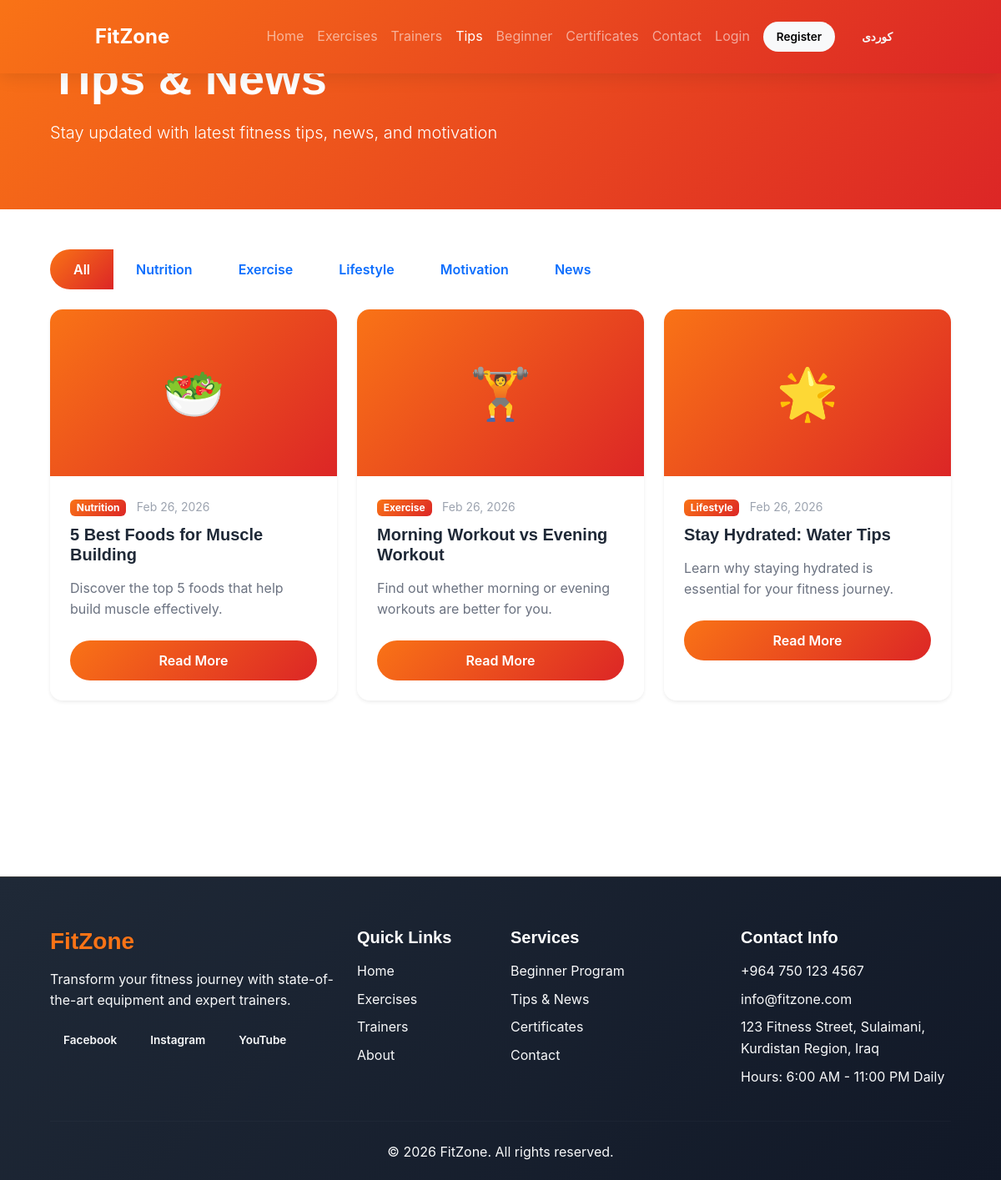
The page /tips.php on the database its author committed.
### tables this page shows
CREATE TABLE `settings` (
    `id` INT PRIMARY KEY AUTO_INCREMENT,
    `setting_key` VARCHAR(100) NOT NULL UNIQUE,
    `setting_value` TEXT,
    `setting_value_ku` TEXT,
    `setting_type` ENUM('text', 'textarea', 'number', 'boolean', 'json', 'image', 'color') DEFAULT 'text',
    `category` VARCHAR(50) DEFAULT 'general',
    `label` VARCHAR(100),
    `label_ku` VARCHAR(100),
    `description` VARCHAR(255),
    `sort_order` INT DEFAULT 0,
    `updated_at` TIMESTAMP DEFAULT CURRENT_TIMESTAMP ON UPDATE CURRENT_TIMESTAMP
);

CREATE TABLE `tips` (
    `id` INT PRIMARY KEY AUTO_INCREMENT,
    `title` VARCHAR(255) NOT NULL,
    `title_ku` VARCHAR(255),
    `content` TEXT NOT NULL,
    `content_ku` TEXT,
    `excerpt` VARCHAR(500),
    `excerpt_ku` VARCHAR(500),
    `image` VARCHAR(255),
    `category` ENUM('nutrition', 'exercise', 'lifestyle', 'news', 'motivation', 'other') DEFAULT 'other',
    `author_id` INT,
    `view_count` INT DEFAULT 0,
    `is_featured` TINYINT(1) DEFAULT 0,
    `is_published` TINYINT(1) DEFAULT 0,
    `published_at` DATETIME,
    `created_at` TIMESTAMP DEFAULT CURRENT_TIMESTAMP,
    `updated_at` TIMESTAMP DEFAULT CURRENT_TIMESTAMP ON UPDATE CURRENT_TIMESTAMP,
    FOREIGN KEY (`author_id`) REFERENCES `admins`(`id`) ON DELETE SET NULL
);

### includes/functions.php (called while the page is built, shortened)
<?php
require_once __DIR__ . '/config.php';
function e($string) {
    return htmlspecialchars($string ?? '', ENT_QUOTES, 'UTF-8');
}
function isLoggedIn() {
    return isset($_SESSION['user_id']) && !empty($_SESSION['user_id']);
}
function getSetting($key, $lang = 'en') {
    $setting = fetchOne("SELECT * FROM settings WHERE setting_key = ?", [$key]);
    return $setting['setting_value'];
}
function getCurrentLang() {
    return $_SESSION['lang'] ?? 'en';
}
function __($textEn, $textKu = null) {
    $lang = getCurrentLang();
    return $textEn;
}
function getLocalized($row, $field) {
    $lang = getCurrentLang();
    return $row[$field] ?? '';
}
function formatDate($date, $format = 'M d, Y') {
    return date($format, strtotime($date));
}
function truncate($text, $length = 100, $suffix = '...') {
    if (mb_strlen($text) <= $length) return $text;
    return mb_substr($text, 0, $length) . $suffix;
}

### includes/config.php (called while the page is built, shortened)
<?php
class Database {
    private static $instance = null;
    private $connection;
    private function __construct() {
        try {
            $dsn = "mysql:host=" . DB_HOST . ";dbname=" . DB_NAME . ";charset=" . DB_CHARSET;
            $options = [
                PDO::ATTR_ERRMODE => PDO::ERRMODE_EXCEPTION,
                PDO::ATTR_DEFAULT_FETCH_MODE => PDO::FETCH_ASSOC,
                PDO::ATTR_EMULATE_PREPARES => false,
                PDO::MYSQL_ATTR_INIT_COMMAND => "SET NAMES utf8mb4 COLLATE utf8mb4_unicode_ci"
            ];
            $this->connection = new PDO($dsn, DB_USER, DB_PASS, $options);
        } catch (PDOException $e) {
            die("Database connection failed: " . $e->getMessage());
        }
    }
    public static function getInstance() {
        if (self::$instance === null) {
            self::$instance = new self();
        }
        return self::$instance;
    }
    public function getConnection() {
        return $this->connection;
    }
}
function db() {
    return Database::getInstance()->getConnection();
}
function query($sql, $params = []) {
    $stmt = db()->prepare($sql);
    $stmt->execute($params);
    return $stmt;
}
function fetchOne($sql, $params = []) {
    return query($sql, $params)->fetch();
}
function fetchAll($sql, $params = []) {
    return query($sql, $params)->fetchAll();
}

### tips.php (the view, shortened to what this page needs)
<?php
require_once 'includes/config.php';
require_once 'includes/functions.php';
$category = $_GET['category'] ?? '';
$where = "is_published = 1";
$params = [];
$tips = fetchAll("SELECT * FROM tips WHERE $where ORDER BY published_at DESC, created_at DESC", $params);
include 'includes/header.php';
?>
<div class="page-header" style="background: linear-gradient(135deg, #f97316 0%, #dc2626 100%); padding: 60px 0; color: white;">
    <div class="container">
        <h1 class="display-4 fw-bold mb-3"><?= __('Tips & News', 'ئامۆژگاری و هەواڵ') ?></h1>
        <p class="lead"><?= __('Stay updated with latest fitness tips, news, and motivation', 'بە دوای کۆتا ئامۆژگاری، هەواڵ و هاندانەوە بگەڕێ') ?></p>
    </div>
</div>
<div style="background: white; min-height: 100vh;">
<div class="container py-5">
    <div class="mb-4">
        <div class="btn-group flex-wrap" role="group">
            <a href="?category=" class="btn <?= !$category ? 'btn-primary' : 'btn-outline-primary' ?>">
                <?= __('All', 'هەموو') ?>
            </a>
            <a href="?category=nutrition" class="btn <?= $category === 'nutrition' ? 'btn-primary' : 'btn-outline-primary' ?>">
                <?= __('Nutrition', 'خۆراک') ?>
            </a>
            <a href="?category=exercise" class="btn <?= $category === 'exercise' ? 'btn-primary' : 'btn-outline-primary' ?>">
                <?= __('Exercise', 'ڕاهێنان') ?>
            </a>
            <a href="?category=lifestyle" class="btn <?= $category === 'lifestyle' ? 'btn-primary' : 'btn-outline-primary' ?>">
                <?= __('Lifestyle', 'شێوازی ژیان') ?>
            </a>
            <a href="?category=motivation" class="btn <?= $category === 'motivation' ? 'btn-primary' : 'btn-outline-primary' ?>">
                <?= __('Motivation', 'هاندان') ?>
            </a>
            <a href="?category=news" class="btn <?= $category === 'news' ? 'btn-primary' : 'btn-outline-primary' ?>">
                <?= __('News', 'هەواڵ') ?>
            </a>
        </div>
    </div>
    <?php if (empty($tips)): ?>
        <div class="alert alert-info text-center">
            <h5><?= __('No tips found', 'هیچ ئامۆژگارییەک نەدۆزرایەوە') ?></h5>
        </div>
    <?php else: ?>
        <div class="row g-4">
            <?php foreach ($tips as $tip): ?>
                <div class="col-lg-4 col-md-6">
                    <div class="card h-100 shadow-sm tip-card" style="border: none; border-radius: 15px; overflow: hidden; transition: transform 0.3s; background: white;">
                        <div style="height: 200px; background: linear-gradient(135deg, #f97316, #dc2626); display: flex; align-items: center; justify-content: center; font-size: 60px; color: white;">
                            <?php
                            $icons = ['nutrition' => '🥗', 'exercise' => '🏋️', 'lifestyle' => '🌟', 'motivation' => '💪', 'news' => '📰', 'other' => '📝'];
                            echo $icons[$tip['category']] ?? '📝';
                            ?>
                        </div>
                        <div class="card-body p-4" style="background: white;">
                            <div class="mb-2">
                                <span class="badge" style="background: linear-gradient(135deg, #f97316, #dc2626);">
                                    <?= ucfirst($tip['category']) ?>
                                </span>
                                <small class="ms-2" style="color: #9ca3af;">
                                    <?= formatDate($tip['published_at'] ?? $tip['created_at'], 'M d, Y') ?>
                                </small>
                            </div>
                            <h5 class="card-title fw-bold mb-3" style="color: #1f2937;"><?= e(getLocalized($tip, 'title')) ?></h5>
                            <p class="card-text mb-4" style="color: #6b7280;">
                                <?= truncate(e(getLocalized($tip, 'excerpt') ?: getLocalized($tip, 'content')), 120) ?>
                            </p>
                            <a href="<?= SITE_URL ?>/tip-detail.php?id=<?= $tip['id'] ?>" class="btn btn-primary w-100">
                                <?= __('Read More', 'زیاتر بخوێنەوە') ?>
                            </a>
                        </div>
                    </div>
                </div>
            <?php endforeach; ?>
        </div>
    <?php endif; ?>
</div>
</div>
<?php include 'includes/footer.php'; ?>

### includes/navbar.php (shortened to what this page needs)
<?php
$lang = getCurrentLang();
$isLoggedIn = isLoggedIn();
$currentUser = $isLoggedIn ? getCurrentUser() : null;
?>
<nav class="navbar navbar-expand-lg navbar-dark sticky-top" style="background: linear-gradient(135deg, #f97316 0%, #dc2626 100%); box-shadow: 0 4px 20px rgba(0,0,0,0.1);">
    <div class="container">
        <a class="navbar-brand fw-bold" href="<?= SITE_URL ?>/index.php" style="font-size: 1.5rem;">
            <?= e(getSetting('site_name', $lang)) ?>
        </a>
        <div class="collapse navbar-collapse" id="navbarNav">
            <ul class="navbar-nav ms-auto align-items-center">
                <li class="nav-item">
                    <a class="nav-link <?= $currentPage === 'index' ? 'active' : '' ?>" href="<?= SITE_URL ?>/index.php">
                        <?= __('Home', 'سەرەتا') ?>
                    </a>
                </li>
                <li class="nav-item">
                    <a class="nav-link <?= $currentPage === 'games' ? 'active' : '' ?>" href="<?= SITE_URL ?>/games.php">
                        <?= __('Exercises', 'ڕاهێنانەکان') ?>
                    </a>
                </li>
                <li class="nav-item">
                    <a class="nav-link <?= $currentPage === 'trainers' ? 'active' : '' ?>" href="<?= SITE_URL ?>/trainers.php">
                        <?= __('Trainers', 'ڕاهێنەرەکان') ?>
                    </a>
                </li>
                <li class="nav-item">
                    <a class="nav-link <?= $currentPage === 'tips' ? 'active' : '' ?>" href="<?= SITE_URL ?>/tips.php">
                        <?= __('Tips', 'ئامۆژگاری') ?>
                    </a>
                </li>
                <li class="nav-item">
                    <a class="nav-link <?= $currentPage === 'beginners' ? 'active' : '' ?>" href="<?= SITE_URL ?>/beginners.php">
                        <?= __('Beginner', 'سەرەتایی') ?>
                    </a>
                </li>
                <li class="nav-item">
                    <a class="nav-link <?= $currentPage === 'certificates' ? 'active' : '' ?>" href="<?= SITE_URL ?>/certificates.php">
                        <?= __('Certificates', 'بڕوانامە') ?>
                    </a>
                </li>
                <li class="nav-item">
                    <a class="nav-link <?= $currentPage === 'contact' ? 'active' : '' ?>" href="<?= SITE_URL ?>/contact.php">
                        <?= __('Contact', 'پەیوەندی') ?>
                    </a>
                </li>
                <?php if ($isLoggedIn): ?>
                    <li class="nav-item dropdown">
                        <a class="nav-link dropdown-toggle" href="#" data-bs-toggle="dropdown">
                            <?= e($currentUser['username']) ?>
                        </a>
                        <ul class="dropdown-menu">
                            <li><a class="dropdown-item" href="<?= SITE_URL ?>/user/dashboard.php"><?= __('Dashboard', 'داشبۆرد') ?></a></li>
                            <li><a class="dropdown-item" href="<?= SITE_URL ?>/user/profile.php"><?= __('Profile', 'پڕۆفایل') ?></a></li>
                            <li><hr class="dropdown-divider"></li>
                            <li><a class="dropdown-item" href="<?= SITE_URL ?>/logout.php"><?= __('Logout', 'چوونەدەرەوە') ?></a></li>
                        </ul>
                    </li>
                <?php else: ?>
                    <li class="nav-item">
                        <a class="nav-link" href="<?= SITE_URL ?>/login.php"><?= __('Login', 'چوونەژوورەوە') ?></a>
                    </li>
                    <li class="nav-item">
                        <a class="btn btn-light btn-sm ms-2" href="<?= SITE_URL ?>/register.php">
                            <?= __('Register', 'تۆمارکردن') ?>
                        </a>
                    </li>
                <?php endif; ?>
                <li class="nav-item ms-3">
                    <a href="?lang=<?= $lang === 'en' ? 'ku' : 'en' ?>" class="btn btn-sm btn-outline-light">
                        <?= $lang === 'en' ? 'کوردی' : 'English' ?>
                    </a>
                </li>
            </ul>
        </div>
    </div>
</nav>

### includes/footer.php (shortened to what this page needs)
    <footer class="footer" style="background: linear-gradient(135deg, #1f2937 0%, #111827 100%); color: white; padding: 60px 0 20px;">
        <div class="container">
            <div class="row g-4">
                <div class="col-lg-4 col-md-6">
                    <h3 class="fw-bold mb-3" style="color: #f97316;"><?= e(getSetting('site_name', $lang)) ?></h3>
                    <p class="text-light"><?= e(getSetting('site_description', $lang)) ?></p>
                    <div class="d-flex gap-2 mt-3">
                        <?php if ($fb = getSetting('social_facebook')): ?>
                            <a href="<?= e($fb) ?>" target="_blank" class="btn btn-sm btn-outline-light">Facebook</a>
                        <?php endif; ?>
                        <?php if ($ig = getSetting('social_instagram')): ?>
                            <a href="<?= e($ig) ?>" target="_blank" class="btn btn-sm btn-outline-light">Instagram</a>
                        <?php endif; ?>
                        <?php if ($yt = getSetting('social_youtube')): ?>
                            <a href="<?= e($yt) ?>" target="_blank" class="btn btn-sm btn-outline-light">YouTube</a>
                        <?php endif; ?>
                    </div>
                </div>
                <div class="col-lg-2 col-md-6">
                    <h5 class="fw-bold mb-3"><?= __('Quick Links', 'لینکە خێراکان') ?></h5>
                    <ul class="list-unstyled">
                        <li class="mb-2"><a href="<?= SITE_URL ?>/index.php" class="text-light text-decoration-none"><?= __('Home', 'سەرەتا') ?></a></li>
                        <li class="mb-2"><a href="<?= SITE_URL ?>/games.php" class="text-light text-decoration-none"><?= __('Exercises', 'ڕاهێنانەکان') ?></a></li>
                        <li class="mb-2"><a href="<?= SITE_URL ?>/trainers.php" class="text-light text-decoration-none"><?= __('Trainers', 'ڕاهێنەرەکان') ?></a></li>
                        <li class="mb-2"><a href="<?= SITE_URL ?>/about.php" class="text-light text-decoration-none"><?= __('About', 'دەربارە') ?></a></li>
                    </ul>
                </div>
                <div class="col-lg-3 col-md-6">
                    <h5 class="fw-bold mb-3"><?= __('Services', 'خزمەتگوزاریەکان') ?></h5>
                    <ul class="list-unstyled">
                        <li class="mb-2"><a href="<?= SITE_URL ?>/beginners.php" class="text-light text-decoration-none"><?= __('Beginner Program', 'پڕۆگرامی سەرەتایی') ?></a></li>
                        <li class="mb-2"><a href="<?= SITE_URL ?>/tips.php" class="text-light text-decoration-none"><?= __('Tips & News', 'ئامۆژگاری و هەواڵ') ?></a></li>
                        <li class="mb-2"><a href="<?= SITE_URL ?>/certificates.php" class="text-light text-decoration-none"><?= __('Certificates', 'بڕوانامەکان') ?></a></li>
                        <li class="mb-2"><a href="<?= SITE_URL ?>/contact.php" class="text-light text-decoration-none"><?= __('Contact', 'پەیوەندی') ?></a></li>
                    </ul>
                </div>
                <div class="col-lg-3 col-md-6">
                    <h5 class="fw-bold mb-3"><?= __('Contact Info', 'زانیاری پەیوەندی') ?></h5>
                    <ul class="list-unstyled">
                        <li class="mb-2 text-light"><?= e(getSetting('site_phone')) ?></li>
                        <li class="mb-2 text-light"><?= e(getSetting('site_email')) ?></li>
                        <li class="mb-2 text-light"><?= e(getSetting('site_address', $lang)) ?></li>
                        <li class="mb-2 text-light"><?= __('Hours:', 'کاتژمێر:') ?> <?= e(getSetting('working_hours', $lang)) ?></li>
                    </ul>
                </div>
            </div>
            <hr class="my-4" style="border-color: rgba(255,255,255,0.1);">
            <div class="text-center text-light">
                <p class="mb-0">&copy; <?= date('Y') ?> <?= e(getSetting('site_name', $lang)) ?>. <?= __('All rights reserved.', 'هەموو مافەکان پارێزراون.') ?></p>
            </div>
        </div>
    </footer>
</body>
</html>

### rows shown on the page
settings: setting_value "FitZone"
tips: category "🥗", category "Nutrition", published_at "Feb 26, 2026", title "5 Best Foods for Muscle Building", excerpt "Discover the top 5 foods that help build muscle effectively."
tips: category "🏋️", category "Exercise", published_at "Feb 26, 2026", title "Morning Workout vs Evening Workout", excerpt "Find out whether morning or evening workouts are better for you."
tips: category "🌟", category "Lifestyle", published_at "Feb 26, 2026", title "Stay Hydrated: Water Tips", excerpt "Learn why staying hydrated is essential for your fitness journey."
settings: setting_value "Transform your fitness journey with state-of-the-art equipment and expert trainers."
settings: setting_value "+964 750 123 4567"
settings: setting_value "info@fitzone.com"
settings: setting_value "123 Fitness Street, Sulaimani, Kurdistan Region, Iraq"
settings: setting_value "6:00 AM - 11:00 PM Daily"

### other values the page prints
__('Home', 'سەرەتا') "Home"
__('Exercises', 'ڕاهێنانەکان') "Exercises"
__('Trainers', 'ڕاهێنەرەکان') "Trainers"
__('Tips', 'ئامۆژگاری') "Tips"
__('Beginner', 'سەرەتایی') "Beginner"
__('Certificates', 'بڕوانامە') "Certificates"
__('Contact', 'پەیوەندی') "Contact"
__('Login', 'چوونەژوورەوە') "Login"
__('Register', 'تۆمارکردن') "Register"
__('Tips & News', 'ئامۆژگاری و هەواڵ') "Tips & News"
__('All', 'هەموو') "All"
__('Nutrition', 'خۆراک') "Nutrition"
__('Exercise', 'ڕاهێنان') "Exercise"
__('Lifestyle', 'شێوازی ژیان') "Lifestyle"
__('Motivation', 'هاندان') "Motivation"
